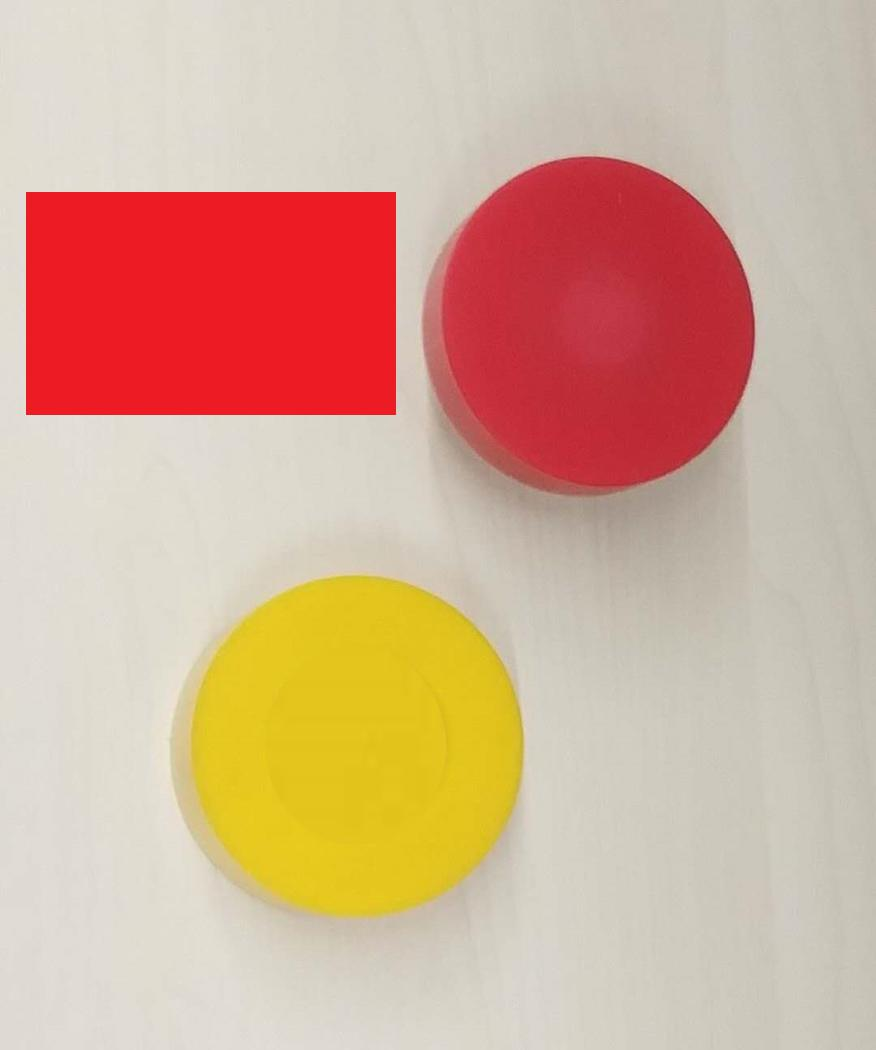
//> input picture bbkgl/第四次作业/cv_work4/src.png, 876 x 1050 px
$ ./main2   (built with g++ and OpenCV 4)
//> lines starting //> are read from the running program, lines starting //| are printed output that depends on the picture; after the words box and inside, x2 and y2 are one past the last pixel; in counts of white or black regions, pixels touching at a corner belong together
#include <iostream>
#include <opencv2/opencv.hpp>
#include <vector>

// BGR
// 黄色：28 196 227
// 红色：70 55 193

// 黄色的G通道必然大于100
bool judge(const cv::Mat src_img, cv::Point pt) {
    cv::Vec3b v = src_img.at<cv::Vec3b>(pt);
    if (v.val[1] > 100)
        return false;
    else return true;
}

int main() {
    cv::Mat src_img = cv::imread("../src.png"), tmp_img, dst_img;
//> src_img is the input picture: 1050 rows x 876 cols, CV_8UC3; mean B, G, R 150.6, 173.3, 212.3
    dst_img = src_img;
    cv::cvtColor(src_img, tmp_img, cv::COLOR_BGR2GRAY);
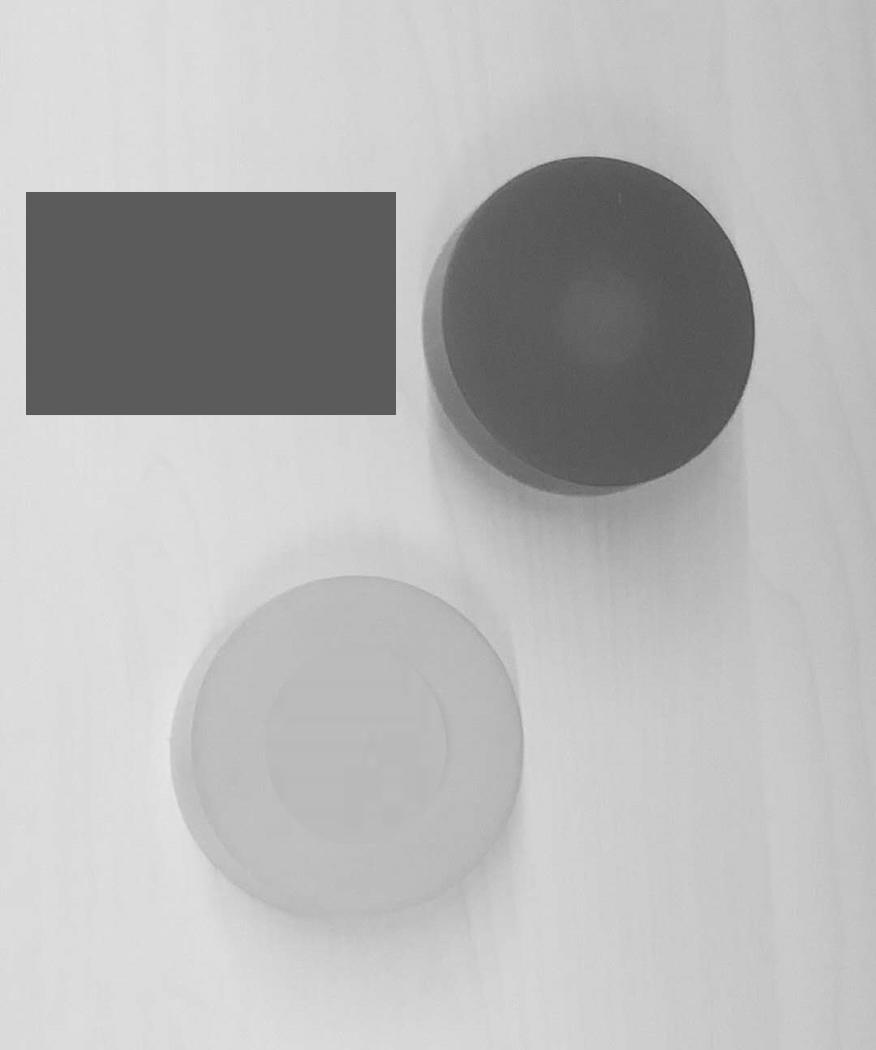
//> tmp_img: 1050 rows x 876 cols, CV_8UC1; min 66, max 246, mean 182.5
    cv::medianBlur(tmp_img, tmp_img, 3);
//> tmp_img: 1050 rows x 876 cols, CV_8UC1; 11.31% of pixels changed, all inside (x1, y1, x2, y2) = (0, 0, 876, 1050)
    std::vector<cv::Vec3f> circles;
    cv::HoughCircles(tmp_img, circles, cv::HOUGH_GRADIENT, 1, tmp_img.rows/5, 60, 30, 0, 0);
//> circles = 2 circles (x, y, radius): [588.5, 328.5, 167.2], [346.5, 748.5, 177.5]
    for (size_t i = 0; i < circles.size(); i++) {
        // 提取圆心
        cv::Point center(cvRound(circles[i][0]), cvRound(circles[i][1]));
        // 提取半径
        int radius = cvRound(circles[i][2]);
        if (judge(src_img, center)) {
            // 绘制圆心
            circle(dst_img, center, 3, cv::Scalar(0, 255,0), -1, 8, 0 );
            // 绘制圆
            circle(dst_img, center, radius, cv::Scalar(0,0,255), 3, 8, 0 );
        }
    }
//> this loop made 2 passes
//> (center, radius, v in judge) on passes 1 to 2: (Point(588, 328), 167, [70, 55, 193]), (Point(346, 748), 178, [28, 196, 227])
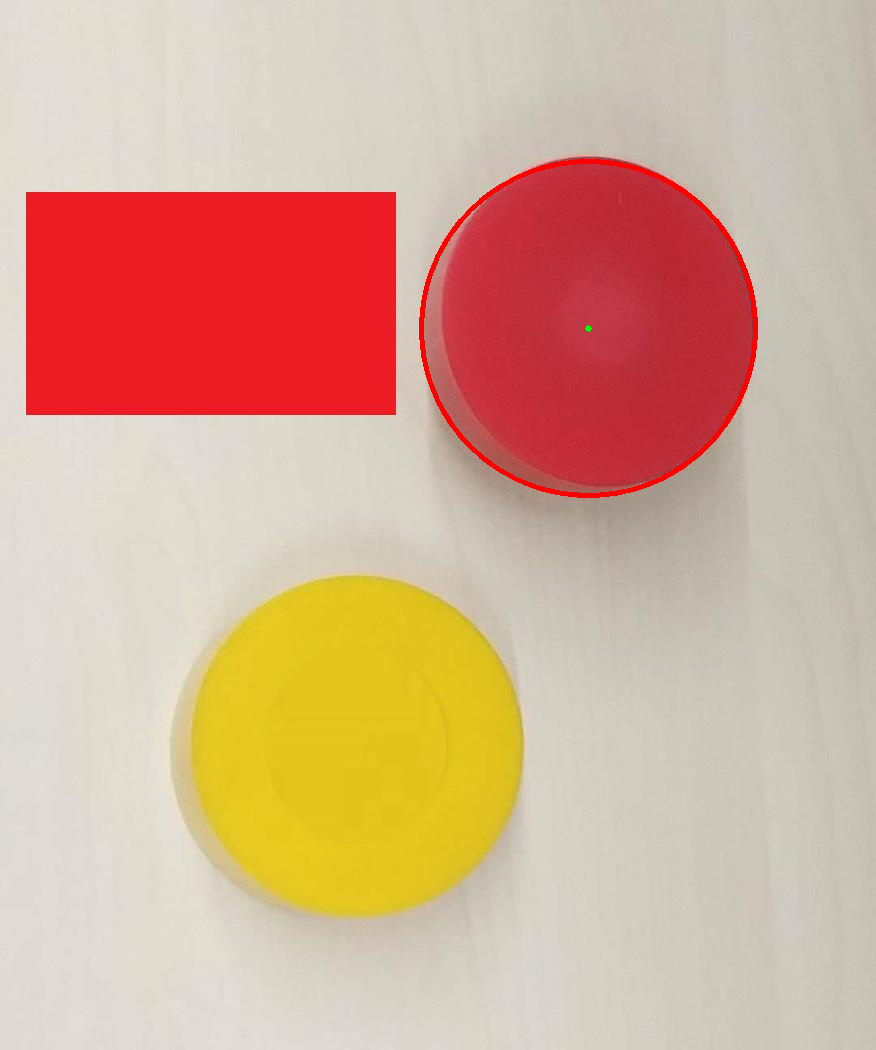
//> src_img: 1050 rows x 876 cols, CV_8UC3; 0.57% of pixels changed, all inside (x1, y1, x2, y2) = (419, 159, 758, 498)
    cv::imwrite("../dst_2.png", dst_img);
    return 0;
}
